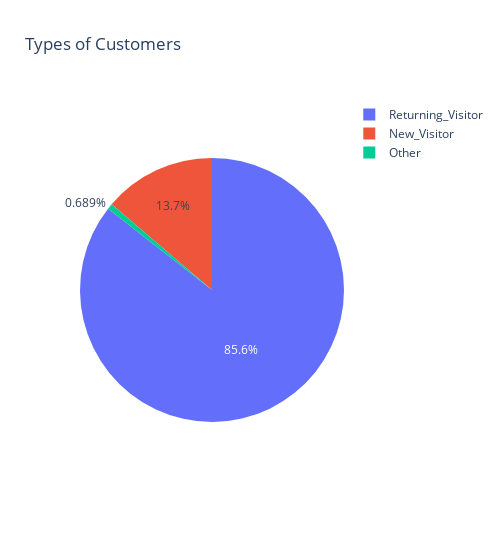
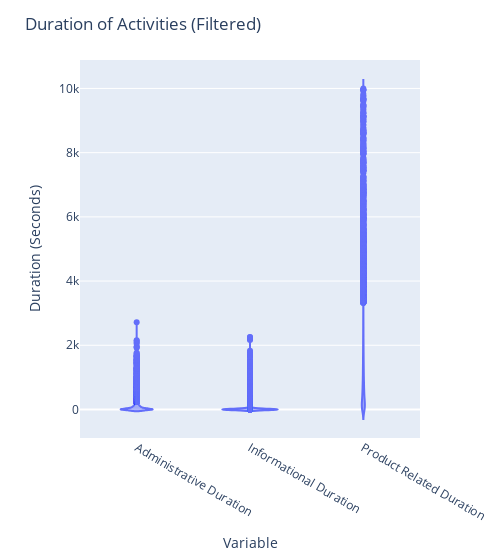
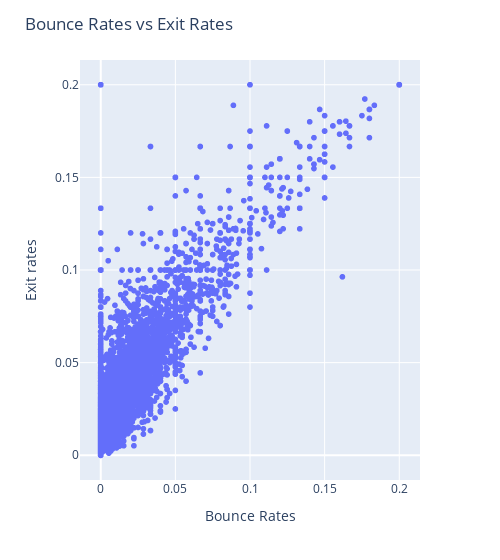
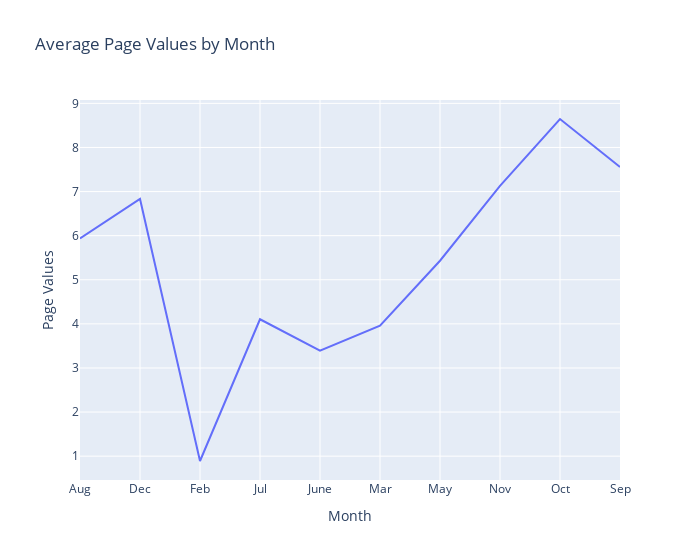

The code cell stored with these charts, in order, in its notebook:
### Markdown cell above
===Task 1: Get data on screen===

Goal: Make visualizations that help understand the data

### Code cell
#Task 1.1
 
#Create a copy of the data and analyze the data types
DATAvis = DATA
features_data_types = DATAvis.dtypes.reset_index()
features_data_types.columns = ['Feature', 'Data Type']
 
 
print(features_data_types)
 
 
# New- vs. Returning customers pie chart
 
 
fig = px.pie(DATAvis, names='VisitorType', title='Types of Customers')
fig.update_layout(width=500)
fig.show()
 
 
 
 
# BOUNCERATES VS EXITRATES scatter plot
fig = px.scatter(DATAvis, x="BounceRates", y="ExitRates")
fig.update_layout(
    title="Bounce Rates vs Exit Rates",
    yaxis_title="Exit rates",  
    xaxis_title='Bounce Rates',
    width=500  
)
fig.show()
 
 
 
 
 
 
#Purchases per month
purchase_counts = DATAvis[DATAvis['Revenue']].groupby('Month').size().reset_index(name='Count')
 
#Visualize this
fig = px.bar(purchase_counts, x='Month', y='Count', title='Count of Purchases by Month')
fig.update_layout(
    width=700  
)
fig.show()
 
 
# PURCHASES CLOSE TO IMPORTANT DATES
SD_purchase_data = DATAvis[DATAvis['Revenue']]
 
 
SD_purchase_counts = SD_purchase_data['SpecialDay'].value_counts().reset_index()
SD_purchase_counts.columns = ['SpecialDay', 'Count']
 
 
SD_purchase_counts = SD_purchase_counts.sort_values('SpecialDay')
 
 
fig = px.line(SD_purchase_counts, x='SpecialDay', y='Count', title='Count of Purchases by Days to Special Day')
fig.update_layout(
    width=700  
)
fig.update_layout(xaxis=dict( autorange="reversed"))
 
 
fig.show()
 
# Separate numerical features for numerical visualization
numerical_features = [
    'BounceRates',
    'ExitRates',
    'PageValues',
    'Administrative_Duration',
    'Informational_Duration',
    'ProductRelated_Duration',
    'SpecialDay'
]
 
#Create a subset of these features
subset_data = DATAvis[numerical_features]
 
 
correlation_matrix = subset_data.corr()
 
 
#Create a heatmap to visualize the correlation matrix
plt.figure(figsize=(10, 8))
heatmap = sns.heatmap(
    correlation_matrix,
    annot=True,
    fmt=".2f",
    cmap='coolwarm',
    square=True,
    cbar_kws={"shrink": .8},
    linewidths=.5,
    vmin=-1,
    vmax=1  
)
 
 
# Update layout
plt.title('Correlation Matrix of Numerical Features', fontsize=16)  
plt.xticks(rotation=45, ha='right', fontsize=12)  
plt.yticks(rotation=0, fontsize=12)  
plt.tight_layout()
plt.show()
 
 
 
 
# Task 1.2
 
#Seperate data from browser 13 compared to other browsers
browser_13_data = DATAvis[DATAvis['Browser'] == 13]
other_browser_data = DATAvis[DATAvis['Browser'] != 13]
 
 
#Create new column where this data is stored
DATAvis['BrowserType'] = DATAvis['Browser'].apply(lambda x: 'Browser 13' if x == 13 else 'Other Browsers')
 
 
#Create the values for the summary of all numerical data
overall_summary = DATAvis.agg({
    'BounceRates': ['mean', 'median', 'count'],
    'ExitRates': ['mean', 'median', 'count'],
    'PageValues': ['mean', 'median', 'count'],
    'Administrative_Duration': ['mean', 'median', 'count'],
    'Informational_Duration': ['mean', 'median', 'count'],
    'ProductRelated_Duration': ['mean', 'median', 'count'],
    'SpecialDay': ['mean', 'median', 'count'],
}).T  
 
 
# Reset the index to get the feature names in a proper column
overall_summary = overall_summary.reset_index()
overall_summary.columns = ['Feature', 'Mean', 'Median', 'Count']
 
 
# Round to 5 decimals
overall_summary['Mean'] = overall_summary['Mean'].round(5)
overall_summary['Median'] = overall_summary['Median'].round(5)
 
 
# Create a plot to show the table
fig, ax = plt.subplots(figsize=(12, 6))
ax.axis('tight')
ax.axis('off')
 
 
# Add the table to the plot
tbl = table(ax, overall_summary, loc='center', cellLoc='center', colWidths=[0.2]*len(overall_summary.columns))
 
 
# Make column headers bold
for key, cell in tbl.get_celld().items():
    if key[0] == 0:  
        cell.set_text_props(fontweight='bold')
 
 
plt.show()
 
#Filter the data to include only these 3 features
filtered_data = overall_summary[overall_summary['Feature'].isin(['BounceRates', 'ExitRates', 'SpecialDay'])]
 
 
# Reshape data for plotting, using melt() function
mean_median_data = filtered_data.melt(id_vars='Feature', value_vars=['Mean', 'Median'], var_name='Stat', value_name='Value')
 
 
# Create a bar chart to compare mean and median
fig = px.bar(mean_median_data, x='Feature', y='Value', color='Stat', barmode='group',
             title='Comparison of Mean and Median for Bounce Rates, Exit Rates, and Special Day',
             labels={'Value': 'Value', 'Feature': 'Numerical Feature'},
             width=800)
 
 
# Set the y-axis range to deal with outliers
fig.update_layout(
    yaxis_title='Value',
    xaxis_title='Feature',
    xaxis_tickangle=-45,
    yaxis_range=[0, 0.1]  
)
 
fig.show()
 
 
#Seperate the data for browser 13 only
browser_13_data = DATAvis[DATAvis['Browser'] == 13]
browser_13_summary = browser_13_data.agg({
    'BounceRates': ['mean', 'median', 'count'],
    'ExitRates': ['mean', 'median', 'count'],
    'PageValues': ['mean', 'median', 'count'],
    'Administrative_Duration': ['mean', 'median', 'count'],
    'Informational_Duration': ['mean', 'median', 'count'],
    'ProductRelated_Duration': ['mean', 'median', 'count'],
    'SpecialDay': ['mean', 'median', 'count'],
}).reset_index()
 
 
 
 
# Create a plot to show the table
fig, ax = plt.subplots(figsize=(12, 6))  
ax.axis('tight')
ax.axis('off')
 
 
 
 
 
 
print("This is the overall summary:")
print(overall_summary)
print("This is the browser 13 summary")
print(browser_13_summary)
 
 
#Create a small dataframe to visualize difference in page values, which was most noticable from the summary
page_values_data = pd.DataFrame({
    'Browser Type': ['Overall'] + ['Browser 13'],
    'Page Values': [5.889258, 26.268249],
})
 
 
fig_page_values = px.bar(page_values_data, x='Browser Type', y='Page Values',
                         title='Mean Page Values for Overall Browsers and Browser 13',
                         width = 700,
                         color = 'Browser Type')
 
 
fig_page_values.show()
 
 
#Compare the duration metrics
fig = px.box(DATAvis, y=['Administrative_Duration', 'Informational_Duration'],
             color='BrowserType',
             title='Box Plots of Duration Metrics: Browser 13 vs Other Browsers')
 
#Set y-axis range to deal with outliers
fig.update_layout(
    yaxis_title="Duration (Seconds)",
    xaxis_title="Duration Type",
    yaxis_range=[0, 500],
    width=800
)
fig.show()
 
 
fig = px.box(DATAvis, y=['ProductRelated_Duration'],
             color='BrowserType',
             title='Box Plot of Product Related Duration: Browser 13 vs Other Browsers')
 
 
fig.update_layout(
    yaxis_title="Duration (Seconds)",
    xaxis_title="Duration Type",
    width=800,
    yaxis_range=[0,5000]
)
fig.show()

### Figure 1 — Plotly figure (JSON) as saved in the notebook; plotly's stock layout.template omitted (floating-point values rounded to 4 significant figures; data arrays with more than 128 entries replaced by an {"elided": "..."} marker saying what was removed)
{"data": [{"domain": {"x": [0, 1], "y": [0, 1]}, "hovertemplate": "VisitorType=%{label}<extra></extra>", "labels": {"elided": "12330 str values"}, "legendgroup": "", "name": "", "showlegend": true, "type": "pie"}], "layout": {"legend": {"tracegroupgap": 0}, "title": {"text": "Types of Customers"}, "width": 500}}

### Figure 2 — Plotly figure (JSON) as saved in the notebook; plotly's stock layout.template omitted (floating-point values rounded to 4 significant figures; data arrays with more than 128 entries replaced by an {"elided": "..."} marker saying what was removed)
{"data": [{"alignmentgroup": "True", "box": {"visible": false}, "hovertemplate": "variable=%{x}<br>value=%{y}<extra></extra>", "legendgroup": "", "marker": {"color": "#636efa"}, "name": "", "offsetgroup": "", "orientation": "v", "scalegroup": "True", "showlegend": false, "type": "violin", "x": {"elided": "36753 str values"}, "x0": " ", "xaxis": "x", "y": {"elided": "36753 float values"}, "y0": " ", "yaxis": "y"}], "layout": {"legend": {"tracegroupgap": 0}, "margin": {"t": 60}, "title": {"text": "Duration of Activities (Filtered)"}, "violinmode": "group", "width": 500, "xaxis": {"anchor": "y", "domain": [0, 1], "title": {"text": "Variable"}}, "yaxis": {"anchor": "x", "domain": [0, 1], "title": {"text": "Duration (Seconds)"}}}}

### Figure 3 — Plotly figure (JSON) as saved in the notebook; plotly's stock layout.template omitted (floating-point values rounded to 4 significant figures; data arrays with more than 128 entries replaced by an {"elided": "..."} marker saying what was removed)
{"data": [{"hovertemplate": "BounceRates=%{x}<br>ExitRates=%{y}<extra></extra>", "legendgroup": "", "marker": {"color": "#636efa", "symbol": "circle"}, "mode": "markers", "name": "", "showlegend": false, "type": "scattergl", "x": {"elided": "12330 float values"}, "xaxis": "x", "y": {"elided": "12330 float values"}, "yaxis": "y"}], "layout": {"legend": {"tracegroupgap": 0}, "margin": {"t": 60}, "title": {"text": "Bounce Rates vs Exit Rates"}, "width": 500, "xaxis": {"anchor": "y", "domain": [0, 1], "title": {"text": "Bounce Rates"}}, "yaxis": {"anchor": "x", "domain": [0, 1], "title": {"text": "Exit rates"}}}}

### Figure 4 — Plotly figure (JSON) as saved in the notebook; plotly's stock layout.template omitted (floating-point values rounded to 4 significant figures)
{"data": [{"hovertemplate": "Month=%{x}<br>PageValues=%{y}<extra></extra>", "legendgroup": "", "line": {"color": "#636efa", "dash": "solid"}, "marker": {"symbol": "circle"}, "mode": "lines", "name": "", "orientation": "v", "showlegend": false, "type": "scatter", "x": ["Aug", "Dec", "Feb", "Jul", "June", "Mar", "May", "Nov", "Oct", "Sep"], "xaxis": "x", "y": [5.938, 6.833, 0.8904, 4.104, 3.391, 3.96, 5.432, 7.129, 8.646, 7.557], "yaxis": "y"}], "layout": {"legend": {"tracegroupgap": 0}, "title": {"text": "Average Page Values by Month"}, "width": 700, "xaxis": {"anchor": "y", "domain": [0, 1], "title": {"text": "Month"}}, "yaxis": {"anchor": "x", "domain": [0, 1], "title": {"text": "Page Values"}}}}
